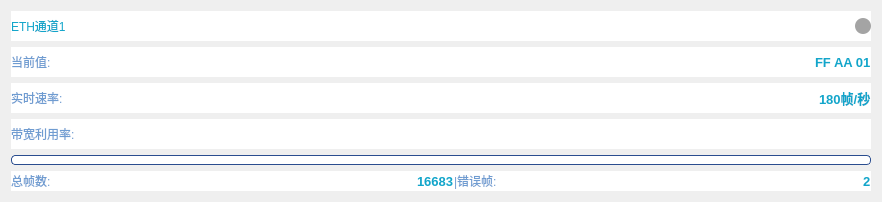
       <widget class="QWidget" name="wid_scp2" native="true">
        <property name="styleSheet">
         <string notr="true">#wid_scp2{
background-color: rgb(255, 255, 255);
border-radius:8px;
border:1px solid rgb(70,90,120);
}</string>
        </property>
        <layout class="QGridLayout" name="gridLayout_9">
         <item row="0" column="0">
          <widget class="QWidget" name="widget_8" native="true">
           <property name="styleSheet">
            <string notr="true">background-color: rgb(255,255,255);</string>
           </property>
           <layout class="QGridLayout" name="gridLayout_10">
            <property name="leftMargin">
             <number>0</number>
            </property>
            <property name="topMargin">
             <number>0</number>
            </property>
            <property name="rightMargin">
             <number>0</number>
            </property>
            <property name="bottomMargin">
             <number>0</number>
            </property>
            <property name="spacing">
             <number>0</number>
            </property>
            <item row="0" column="0">
             <widget class="QLabel" name="label_9">
              <property name="minimumSize">
               <size>
                <width>0</width>
                <height>30</height>
               </size>
              </property>
              <property name="styleSheet">
               <string notr="true">color: rgb(18,165,202);
font: 75 14pt &quot;微软雅黑&quot;;</string>
              </property>
              <property name="text">
               <string>ETH通道1</string>
              </property>
             </widget>
            </item>
            <item row="0" column="1">
             <spacer name="horizontalSpacer_9">
              <property name="orientation">
               <enum>Qt::Horizontal</enum>
              </property>
              <property name="sizeHint" stdset="0">
               <size>
                <width>756</width>
                <height>20</height>
               </size>
              </property>
             </spacer>
            </item>
            <item row="0" column="2">
             <widget class="QLabel" name="label_11">
              <property name="minimumSize">
               <size>
                <width>16</width>
                <height>16</height>
               </size>
              </property>
              <property name="maximumSize">
               <size>
                <width>16</width>
                <height>16</height>
               </size>
              </property>
              <property name="styleSheet">
               <string notr="true">background-color:rgba(100,100,100,150);
box-shadow:0 0 5px rgba(100,100,100,100);
border-radius:8px;</string>
              </property>
              <property name="text">
               <string/>
              </property>
             </widget>
            </item>
           </layout>
          </widget>
         </item>
         <item row="1" column="0">
          <widget class="QWidget" name="widget_9" native="true">
           <property name="styleSheet">
            <string notr="true">background-color: rgb(255,255,255);</string>
           </property>
           <layout class="QGridLayout" name="gridLayout_11">
            <property name="leftMargin">
             <number>0</number>
            </property>
            <property name="topMargin">
             <number>0</number>
            </property>
            <property name="rightMargin">
             <number>0</number>
            </property>
            <property name="bottomMargin">
             <number>0</number>
            </property>
            <property name="spacing">
             <number>0</number>
            </property>
            <item row="0" column="0">
             <widget class="QLabel" name="label_12">
              <property name="minimumSize">
               <size>
                <width>0</width>
                <height>30</height>
               </size>
              </property>
              <property name="styleSheet">
               <string notr="true">color: rgb(111, 156, 209);
font: 75 10pt &quot;微软雅黑&quot;;</string>
              </property>
              <property name="text">
               <string>当前值:</string>
              </property>
             </widget>
            </item>
            <item row="0" column="2">
             <widget class="QLabel" name="lab_fcvalue1_3">
              <property name="styleSheet">
               <string notr="true">color: rgb(18,165,202);
font-family:&quot;微软雅黑&quot;;
font-size:10pt;
font-weight:bold;</string>
              </property>
              <property name="text">
               <string>FF AA 01</string>
              </property>
             </widget>
            </item>
            <item row="0" column="1">
             <spacer name="horizontalSpacer_10">
              <property name="orientation">
               <enum>Qt::Horizontal</enum>
              </property>
              <property name="sizeHint" stdset="0">
               <size>
                <width>756</width>
                <height>20</height>
               </size>
              </property>
             </spacer>
            </item>
           </layout>
          </widget>
         </item>
         <item row="2" column="0">
          <widget class="QWidget" name="widget_10" native="true">
           <property name="styleSheet">
            <string notr="true">background-color: rgb(255,255,255);</string>
           </property>
           <layout class="QGridLayout" name="gridLayout_12">
            <property name="leftMargin">
             <number>0</number>
            </property>
            <property name="topMargin">
             <number>0</number>
            </property>
            <property name="rightMargin">
             <number>0</number>
            </property>
            <property name="bottomMargin">
             <number>0</number>
            </property>
            <property name="spacing">
             <number>0</number>
            </property>
            <item row="0" column="0">
             <widget class="QLabel" name="label_13">
              <property name="minimumSize">
               <size>
                <width>0</width>
                <height>30</height>
               </size>
              </property>
              <property name="styleSheet">
               <string notr="true">color: rgb(111, 156, 209);
font: 75 10pt &quot;微软雅黑&quot;;</string>
              </property>
              <property name="text">
               <string>实时速率:</string>
              </property>
             </widget>
            </item>
            <item row="0" column="2">
             <widget class="QLabel" name="lab_fcspeed1_2">
              <property name="styleSheet">
               <string notr="true">color: rgb(18,165,202);
font-family:&quot;微软雅黑&quot;;
font-size:10pt;
font-weight:bold;</string>
              </property>
              <property name="text">
               <string>180帧/秒</string>
              </property>
             </widget>
            </item>
            <item row="0" column="1">
             <spacer name="horizontalSpacer_11">
              <property name="orientation">
               <enum>Qt::Horizontal</enum>
              </property>
              <property name="sizeHint" stdset="0">
               <size>
                <width>756</width>
                <height>20</height>
               </size>
              </property>
             </spacer>
            </item>
           </layout>
          </widget>
         </item>
         <item row="3" column="0">
          <widget class="QWidget" name="widget_11" native="true">
           <property name="styleSheet">
            <string notr="true">background-color: rgb(255,255,255);</string>
           </property>
           <layout class="QGridLayout" name="gridLayout_13">
            <property name="leftMargin">
             <number>0</number>
            </property>
            <property name="topMargin">
             <number>0</number>
            </property>
            <property name="rightMargin">
             <number>0</number>
            </property>
            <property name="bottomMargin">
             <number>0</number>
            </property>
            <property name="spacing">
             <number>0</number>
            </property>
            <item row="0" column="0">
             <widget class="QLabel" name="label_14">
              <property name="minimumSize">
               <size>
                <width>0</width>
                <height>30</height>
               </size>
              </property>
              <property name="styleSheet">
               <string notr="true">color: rgb(111, 156, 209);
font: 75 10pt &quot;微软雅黑&quot;;</string>
              </property>
              <property name="text">
               <string>带宽利用率:</string>
              </property>
             </widget>
            </item>
            <item row="0" column="1">
             <spacer name="horizontalSpacer_12">
              <property name="orientation">
               <enum>Qt::Horizontal</enum>
              </property>
              <property name="sizeHint" stdset="0">
               <size>
                <width>756</width>
                <height>20</height>
               </size>
              </property>
             </spacer>
            </item>
           </layout>
          </widget>
         </item>
         <item row="4" column="0">
          <widget class="QProgressBar" name="progressBar1_2">
           <property name="minimumSize">
            <size>
             <width>0</width>
             <height>0</height>
            </size>
           </property>
           <property name="maximumSize">
            <size>
             <width>16777215</width>
             <height>10</height>
            </size>
           </property>
           <property name="styleSheet">
            <string notr="true">QProgressBar{
border-radius:4px;
border:1px solid #2A4D8F;
background-color: rgb(255,255,255);
height:8px;
}
QProgressBar::chunk{
background-color: qlineargradient(
x1:0,y1:0,
x2:1,y2:0,
stop:0 #4DFAFF,
stop:1 #007BFF
);
border-radius:5px;
}
</string>
           </property>
           <property name="value">
            <number>24</number>
           </property>
           <property name="format">
            <string/>
           </property>
          </widget>
         </item>
         <item row="5" column="0">
          <widget class="QWidget" name="widget_12" native="true">
           <property name="styleSheet">
            <string notr="true">background-color: rgb(255,255,255);</string>
           </property>
           <layout class="QGridLayout" name="gridLayout_14">
            <property name="leftMargin">
             <number>0</number>
            </property>
            <property name="topMargin">
             <number>0</number>
            </property>
            <property name="rightMargin">
             <number>0</number>
            </property>
            <property name="bottomMargin">
             <number>0</number>
            </property>
            <property name="spacing">
             <number>0</number>
            </property>
            <item row="0" column="1">
             <spacer name="horizontalSpacer_13">
              <property name="orientation">
               <enum>Qt::Horizontal</enum>
              </property>
              <property name="sizeHint" stdset="0">
               <size>
                <width>10</width>
                <height>20</height>
               </size>
              </property>
             </spacer>
            </item>
            <item row="0" column="0">
             <widget class="QLabel" name="label_15">
              <property name="minimumSize">
               <size>
                <width>0</width>
                <height>0</height>
               </size>
              </property>
              <property name="styleSheet">
               <string notr="true">color: rgb(111, 156, 209);
font: 75 10pt &quot;微软雅黑&quot;;</string>
              </property>
              <property name="text">
               <string>总帧数:</string>
              </property>
             </widget>
            </item>
            <item row="0" column="2">
             <widget class="QLabel" name="lab_allnum_2">
              <property name="styleSheet">
               <string notr="true">color: rgb(18,165,202);
font-family:&quot;微软雅黑&quot;;
font-size:10pt;
font-weight:bold;</string>
              </property>
              <property name="text">
               <string>16683</string>
              </property>
             </widget>
            </item>
            <item row="0" column="3">
             <widget class="QLabel" name="label_16">
              <property name="styleSheet">
               <string notr="true">color: rgb(111, 156, 209);
font: 75 10pt &quot;微软雅黑&quot;;</string>
              </property>
              <property name="text">
               <string>|错误帧:</string>
              </property>
             </widget>
            </item>
            <item row="0" column="4">
             <spacer name="horizontalSpacer_14">
              <property name="orientation">
               <enum>Qt::Horizontal</enum>
              </property>
              <property name="sizeHint" stdset="0">
               <size>
                <width>40</width>
                <height>20</height>
               </size>
              </property>
             </spacer>
            </item>
            <item row="0" column="5">
             <widget class="QLabel" name="lab_errnum_2">
              <property name="styleSheet">
               <string notr="true">color: rgb(18,165,202);
font-family:&quot;微软雅黑&quot;;
font-size:10pt;
font-weight:bold;</string>
              </property>
              <property name="text">
               <string>2</string>
              </property>
             </widget>
            </item>
           </layout>
          </widget>
         </item>
        </layout>
       </widget>
